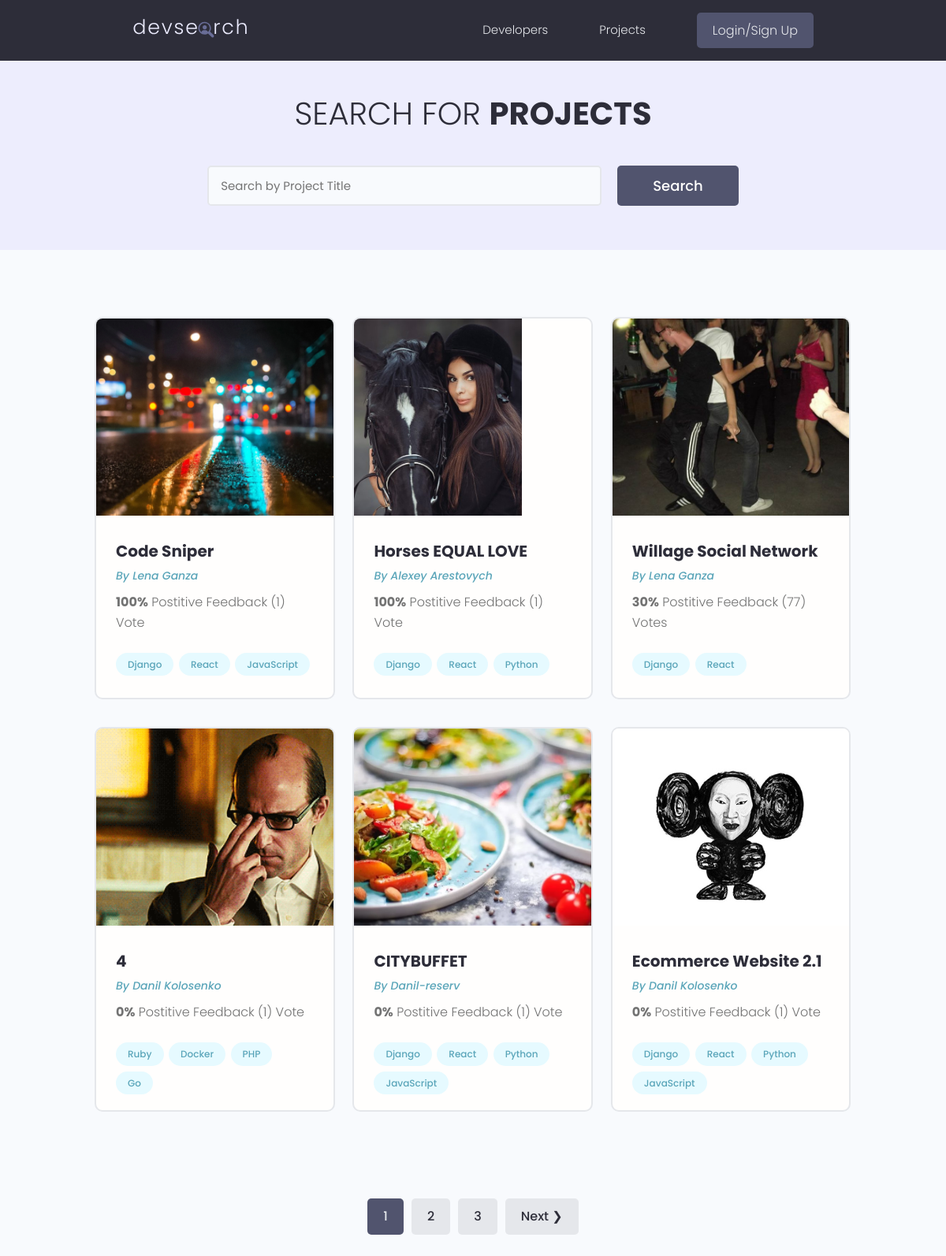
/projects/, run on the app's committed database.
### projects/models.py (models this page shows, shortened)
class Project(models.Model):
    owner = models.ForeignKey(Profile, null=True, blank=True, on_delete=models.CASCADE)
    title = models.CharField(max_length=200)
    description = models.TextField(null=True, blank=True)
    featured_image = models.ImageField(null=True, blank=True, default="default.jpg")
    demo_link = models.CharField(max_length=2000, blank=True, null=True)
    source_link = models.CharField(max_length=2000, null=True, blank=True)
    tags = models.ManyToManyField('Tag', blank=True)
    vote_total = models.IntegerField(default=0, null=True, blank=True)
    vote_ratio = models.IntegerField(default=0, null=True, blank=True)
    created = models.DateTimeField(auto_now_add=True)
    id = models.UUIDField(default=uuid.uuid4, unique=True, primary_key=True, editable=False)
    class Meta:
        ordering = ['-vote_ratio', '-vote_total', 'title']
    @property
    def imageURL(self):
        try:
            url = self.featured_image.url
        except:
            url = ''
        return url

class Tag(models.Model):
    name = models.CharField(max_length=200)
    created = models.DateTimeField(auto_now_add=True)
    id = models.UUIDField(default=uuid.uuid4, unique=True, primary_key=True, editable=False)
    def __str__(self):
        return self.name

### users/models.py (models this page shows, shortened)
class Profile(models.Model):
    user = models.OneToOneField(User, on_delete=models.CASCADE, null=True, blank=True)
    name = models.CharField(max_length=200, blank=True, null=True)
    email = models.CharField(max_length=500, blank=True, null=True)
    username = models.CharField(max_length=200, blank=True, null=True)
    location = models.CharField(max_length=200, blank=True, null=True)
    short_intro = models.CharField(max_length=200, blank=True, null=True)
    bio = models.TextField(blank=True, null=True)
    profile_image = models.ImageField(blank=True, null=True, upload_to='profiles/', default='profiles/user-default.jpg')
    social_github = models.CharField(max_length=200, blank=True, null=True)
    social_twitter = models.CharField(max_length=200, blank=True, null=True)
    social_linkedin = models.CharField(max_length=200, blank=True, null=True)
    social_stackoverflow = models.CharField(max_length=200, blank=True, null=True)
    social_website = models.CharField(max_length=200, blank=True, null=True)
    created = models.DateTimeField(auto_now_add=True)
    id = models.UUIDField(default=uuid.uuid4, unique=True, primary_key=True, editable=False)
    class Meta:
        ordering = ['created']

### projects/views.py (the view)
# urls.py: path('projects/', views.getProjects),
def projects(request):
    projects, search_query = searchProjects(request)
    custom_range, projects = paginateProjects(request, projects, 6)
    context = {'projects': projects, 'search_query': search_query,
               'custom_range': custom_range}
    return render(request, 'projects/projects.html', context)

### projects/utils.py (called while the page is built)
def paginateProjects(request, projects, results):
    page = request.GET.get('page')
    paginator = Paginator(projects, results)
    try:
        projects = paginator.page(page)
    except PageNotAnInteger:
        page = 1
        projects = paginator.page(page)
    except EmptyPage:
        page = paginator.num_pages
        projects = paginator.page(page)
    leftIndex = (int(page) - 4)
    if leftIndex < 1:
        leftIndex = 1
    rightIndex = (int(page) + 5)
    if rightIndex > paginator.num_pages:
        rightIndex = paginator.num_pages + 1
    custom_range = range(leftIndex, rightIndex)
    return custom_range, projects

def searchProjects(request):
    search_query = ''
    if request.GET.get('search_query'):
        search_query = request.GET.get('search_query')
    tags = Tag.objects.filter(name__icontains=search_query)
    projects = Project.objects.distinct().filter(
        Q(title__icontains=search_query) |
        Q(description__icontains=search_query) |
        Q(owner__name__icontains=search_query) |
        Q(tags__in=tags)
    )
    return projects, search_query

### projects/templates/projects/projects.html (shortened to what this page needs)
{% extends 'main.html' %}
{% block content %}
<main class="projects">
    <section class="hero-section text-center">
      <div class="container container--narrow">
        <div class="hero-section__box">
          <h2>Search for <span>Projects</span></h2>
        </div>
        <div class="hero-section__search">
          <form id="searchForm" class="form" action="{% url 'projects' %}" method="get">
            <div class="form__field">
              <input class="input input--text" id="formInput#search" type="text" name="search_query"
                placeholder="Search by Project Title" value="{{search_query}}" />
            </div>
            <input class="btn btn--sub btn--lg" type="submit" value="Search" />
          </form>
        </div>
      </div>
    </section>
    <section class="projectsList">
      <div class="container">
        <div class="grid grid--three">
          {% for project in projects %}
          <div class="column">
            <div class="card project">
              <a href="{% url 'project' project.id %}" class="project">
                <img class="project__thumbnail" src="{{project.imageURL}}" alt="project thumbnail" />
                <div class="card__body">
                  <h3 class="project__title">{{project.title}}</h3>
                  <p><a class="project__author" href="{% url 'user-profile' project.owner.id %}">By {{project.owner.name}}</a></p>
                  <p class="project--rating">
                    <span style="font-weight: bold;">{{project.vote_ratio}}%</span> Postitive
                    Feedback ({{project.vote_total}}) Vote{{project.vote_total|pluralize:"s"}}
                  </p>
                  <div class="project__tags">
                      {% for tag in project.tags.all %}
                    <span class="tag tag--pill tag--main">
                      <small>{{tag}}</small>
                    </span>
                    {% endfor %}
                  </div>
                </div>
              </a>
            </div>
          </div>
            {% endfor %}
        </div>
      </div>
    </section>
  {% include 'pagination.html' with queryset=projects custom_range=custom_range %}
  </main>
{% endblock content %}

### templates/main.html (shortened to what this page needs)
<!DOCTYPE html>
{% load static %}
<html lang="en">
<head>
  <link rel="stylesheet" href="https://cdn.iconmonstr.com/1.3.0/css/iconmonstr-iconic-font.min.css" />
  <link rel="stylesheet" href="{% static 'uikit/styles/uikit.css' %}"/>
  <link rel="stylesheet" href="{% static 'styles/app.css' %}" />
</head>
<body>
    {% include 'navbar.html' %}
    {% block content %}
    {% endblock content %}
</body>
</html>

### templates/navbar.html (shortened to what this page needs)
{% load static %}
<header class="header">
<div class="container container--narrow">
  <a href="{% url 'profiles' %}" class="header__logo">
    <img src="{% static 'images/logo.svg' %}" alt="DevSearch Logo" />
  </a>
  <nav class="header__nav">
    <ul class="header__menu">
      <li class="header__menuItem"><a href="{% url 'profiles' %}">Developers</a></li>
      <li class="header__menuItem"><a href="{% url 'projects' %}">Projects</a></li>
      {% if request.user.is_authenticated %}
      <li class="header__menuItem"><a href="{% url 'inbox' %}">Inbox</a></li>
      <li class="header__menuItem"><a href="{% url 'account' %}">Account</a></li>
      <li class="header__menuItem"><a href="{% url 'logout' %}" class="btn btn--sub">Logout</a></li>
      {% else %}
      <li class="header__menuItem"><a href="{% url 'login' %}" class="btn btn--sub">Login/Sign Up</a></li>
      {% endif %}
    </ul>
  </nav>
</div>
</header>

### templates/pagination.html (shortened to what this page needs)
{% if queryset.has_other_pages %}
<div class="pagination">
  <ul class="container">
    {% for page in custom_range %}
      {% if page == queryset.number %}
        <li><a href="?page={{page}}" class="btn page-link btn--sub" data-page="{{page}}">{{page}}</a></li>
      {% else %}
        <li><a href="?page={{page}}" class="btn page-link" data-page="{{page}}">{{page}}</a></li>
      {% endif %}
    {% endfor %}
    {% if queryset.has_next %}
      <li><a href="?page={{queryset.next_page_number}}" class="btn page-link"
             data-page="{{queryset.next_page_number}}">Next &#10095;</a></li>
    {% endif %}
  </ul>
</div>
{% endif %}

### static/styles/app.css (style rules this page uses)
:root { --color-sub: #2d2d39; }
.btn--sub { background-color: var(--color-sub-light); }
.card { border: 2px solid var(--color-light); }
img { width: 100%; }
.header { position: sticky; z-index: 111; background-color: var(--color-sub); padding: 1.5rem 0; }
.header > .container { display: flex; justify-content: space-between; align-items: center; }
.header__logo > img { height: 3.8rem; }
.header__nav > ul { display: inline-flex; align-items: center; list-style: none; gap: 6.5rem; }
.header__menuItem > a { color: var(--color-light); font-weight: 300; }
.hero-section { height: 40vh; display: flex; align-items: center; background-color: var(--color-sub); }
.hero-section__box { margin-bottom: 4rem; }
.hero-section__box > h2, .hero-section__box > h2 > span { font-size: 4rem; color: var(--color-light); line-height: 1.3; text-transform: uppercase; }
.hero-section__box > h2 { font-weight: 300; }
.hero-section__box > h2 > span { font-weight: 700; }
.hero-section__search > .form { display: flex; align-items: center; justify-content: center; gap: 2rem; }
.hero-section__search > .form input.input--text { width: 50rem; }
.pagination { margin-top: 8rem; margin-bottom: 10rem; }
.pagination > ul { flex-wrap: wrap; list-style: none; display: flex; align-items: center; justify-content: center; gap: 1rem; }
.pagination .btn { color: var(--color-sub); }
.pagination .btn.btn--sub { color: var(--color-light); }
.project__author { font-size: 1.4rem; font-style: italic; }
.project--rating { margin-bottom: 1.6em; margin-top: .5em; }
.projects > .hero-section { background: var(--color-sub-lighter); height: 30vh; }
.projects .hero-section__box { margin-bottom: 2.5rem; }
.projects .hero-section__box > h2 { color: var(--color-sub); }
.projects .hero-section__box > h2 > span { font-weight: 700; color: var(--color-sub); }
.projectsList { margin-top: 8rem; }
.project__thumbnail { height: 25rem; object-fit: cover; object-position: top center; }
.project__title { font-size: 2rem; font-weight: 700; color: var(--color-sub); }

### static/uikit/styles/modules/_variables.css (style rules this page uses)
:root { --color-main: #5aa5b9; --color-main-light: #e6faff; --color-sub: #3f4156; --color-sub-light: #51546e; --color-sub-lighter: #ededfd; --color-text: #737373; --color-gray: #8b8b8b; --color-light: #e5e7eb; --color-light-gray: #767676; --color-bg: #f8fafd; --color-white: #fffefd; --color-white-light: #f3f3f3; --color-success: #359e64; --color-success-bg: #def8e8; --color-error: #fc4b0b; --color-error-bg: #fff2ee; --font-base: 'Poppins', arial, helvetica, 'Segoe UI', roboto, ubuntu, sans-serif; --font-monospace: 'Fira Code', 'Courier New', courier, monospace; --font-regular: 300; --font-medium: 500; --font-bold: 700; --generic-shadow: 1px 1px 5px #00000010; --generic-transition: all 0.3s ease-in-out; }

### static/uikit/styles/modules/_base.css (style rules this page uses)
* { margin: 0; padding: 0; box-sizing: border-box; text-rendering: optimizeLegibility; color: inherit; font-size: inherit; }
html { font-size: 50%; }
@media only screen and (min-width: 480px) { html { font-size: 56.25%; } }
@media only screen and (min-width: 1200px) { html { font-size: 62.5%; } }
body { line-height: 1.6; font-weight: 400; font-size: 1.5rem; color: var(--color-text); background-color: var(--color-bg); min-height: 100vh; }

### static/uikit/styles/modules/_typography.css (style rules this page uses)
* { font-family: var(--font-base); }
h2 { font-size: 3.6rem; font-weight: var(--font-bold); }
h3 { font-size: 3.2rem; font-weight: var(--font-medium); }
p, span, strong { font-size: 1.6rem; color: var(--color-text); font-weight: var(--font-regular); }
a { padding-bottom: 2px; text-decoration: none; display: inline-block; color: var(--color-main); font-weight: var(--font-medium); }

### static/uikit/styles/modules/_utilities.css (style rules this page uses)
.container { width: 92%; max-width: 165rem; margin: 0 auto; box-sizing: border-box; }
.container--narrow { width: 92%; max-width: 120rem; }
@media screen and (min-width: 1000px) { .container { width: 90%; } }
@media screen and (min-width: 1000px) { .container--narrow { width: 85%; } }
@media screen and (min-width: 1200px) { .container { width: 80%; } }
@media screen and (min-width: 1200px) { .container--narrow { width: 72%; } }
.text-center { text-align: center; }

### static/uikit/styles/modules/_card.css (style rules this page uses)
.card { border-radius: 1rem; background-color: var(--color-white); border: 1.5px solid var(--color-light); width: auto; height: auto; margin-top: 0.5rem; margin-bottom: 0.5rem; overflow: hidden; }
.card__body, .card__header { padding: 2rem 2.5rem; }

### data on the page
Project: imageURL (picture), title "Code Sniper", owner.name "Lena Ganza", vote_ratio "100", vote_total "1"
Tag: name "Django"
Tag: name "React"
Tag: name "JavaScript"
Project: imageURL (picture), title "Horses EQUAL LOVE", owner.name "Alexey Arestovych", vote_ratio "100", vote_total "1"
Tag: name "Python"
Project: imageURL (picture), title "Willage Social Network", owner.name "Lena Ganza", vote_ratio "30", vote_total "77"
Project: imageURL (picture), title "4", owner.name "Danil Kolosenko", vote_ratio "0", vote_total "1"
Tag: name "Ruby"
Tag: name "Docker"
Tag: name "PHP"
Tag: name "Go"
Project: imageURL (picture), title "CITYBUFFET", owner.name "Danil-reserv", vote_ratio "0", vote_total "1"
Project: imageURL (picture), title "Ecommerce Website 2.1", owner.name "Danil Kolosenko", vote_ratio "0", vote_total "1"

### other printed values
{{ page }} "1"
{{ page }} "2" "3"
